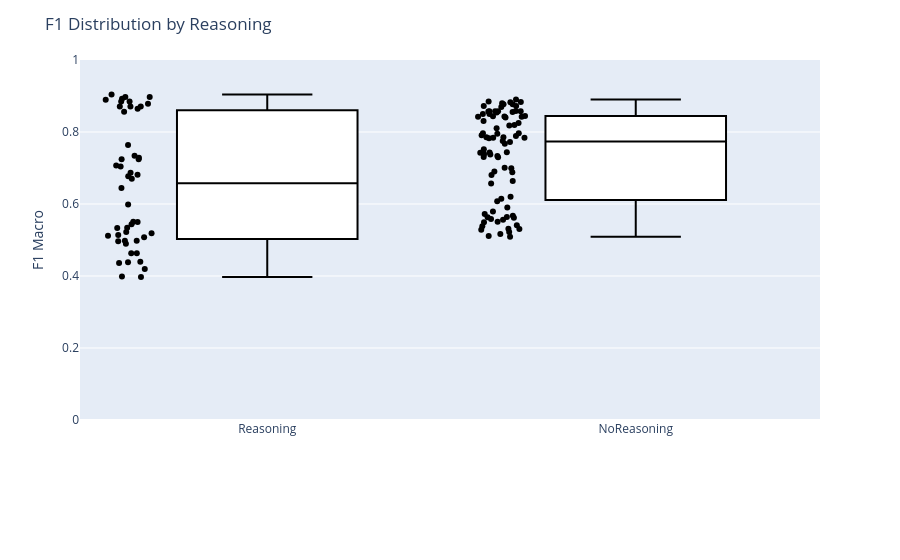

Here is the notebook cell this chart was saved with:
### Code cell
fig = plot_f1_box_by_reasoning(
    df=summary_table,
    run_name_col="run_name",
    f1_col="f1_macro",
    save_dir=save_dir,
    save=True,
)

fig.show()

### Figure 1 — Plotly figure (JSON) as saved in the notebook; plotly's stock layout.template omitted (floating-point values rounded to 4 significant figures; data arrays with more than 128 entries replaced by an {"elided": "..."} marker saying what was removed)
{"data": [{"alignmentgroup": "True", "boxpoints": "all", "fillcolor": "white", "hovertemplate": "reasoning=%{x}<br>f1_macro=%{y}<extra></extra>", "legendgroup": "", "line": {"color": "black"}, "marker": {"color": "black"}, "name": "", "notched": false, "offsetgroup": "", "orientation": "v", "showlegend": false, "type": "box", "x": {"elided": "132 str values"}, "x0": " ", "xaxis": "x", "y": {"elided": "132 float values"}, "y0": " ", "yaxis": "y"}], "layout": {"autosize": true, "boxmode": "group", "legend": {"tracegroupgap": 0}, "margin": {"b": 140, "t": 60}, "title": {"text": "F1 Distribution by Reasoning"}, "xaxis": {"anchor": "y", "autorange": true, "categoryarray": ["Reasoning", "NoReasoning"], "categoryorder": "array", "domain": [0, 1], "range": [-0.5063, 1.5], "title": {}, "type": "category"}, "yaxis": {"anchor": "x", "domain": [0, 1], "dtick": 0.2, "range": [0, 1], "title": {"text": "F1 Macro"}, "type": "linear"}}}
